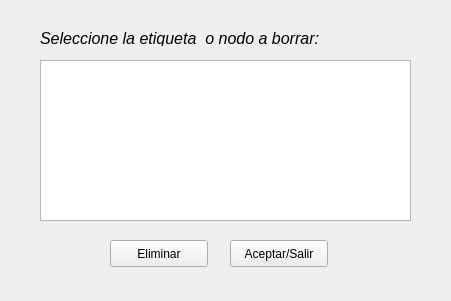
<?xml version="1.0" encoding="UTF-8"?>
<ui version="4.0">
 <class>Form</class>
 <widget class="QWidget" name="Form">
  <property name="geometry">
   <rect>
    <x>0</x>
    <y>0</y>
    <width>451</width>
    <height>301</height>
   </rect>
  </property>
  <property name="windowTitle">
   <string>ELIMINAR NODOS  / ETIQUETAS </string>
  </property>
  <widget class="QPushButton" name="btneliminar">
   <property name="geometry">
    <rect>
     <x>110</x>
     <y>240</y>
     <width>98</width>
     <height>27</height>
    </rect>
   </property>
   <property name="text">
    <string>Eliminar</string>
   </property>
  </widget>
  <widget class="QPushButton" name="btncancelar">
   <property name="geometry">
    <rect>
     <x>230</x>
     <y>240</y>
     <width>98</width>
     <height>27</height>
    </rect>
   </property>
   <property name="text">
    <string>Aceptar/Salir</string>
   </property>
  </widget>
  <widget class="QTreeView" name="treeView">
   <property name="geometry">
    <rect>
     <x>40</x>
     <y>60</y>
     <width>371</width>
     <height>161</height>
    </rect>
   </property>
  </widget>
  <widget class="QLabel" name="label">
   <property name="geometry">
    <rect>
     <x>40</x>
     <y>30</y>
     <width>351</width>
     <height>16</height>
    </rect>
   </property>
   <property name="font">
    <font>
     <pointsize>12</pointsize>
     <weight>50</weight>
     <italic>true</italic>
     <bold>false</bold>
     <underline>false</underline>
     <strikeout>false</strikeout>
    </font>
   </property>
   <property name="text">
    <string>Seleccione la etiqueta  o nodo a borrar:</string>
   </property>
  </widget>
 </widget>
 <resources/>
 <connections>
  <connection>
   <sender>btneliminar</sender>
   <signal>clicked()</signal>
   <receiver>Form</receiver>
   <slot>Eliminar()</slot>
   <hints>
    <hint type="sourcelabel">
     <x>177</x>
     <y>273</y>
    </hint>
    <hint type="destinationlabel">
     <x>258</x>
     <y>284</y>
    </hint>
   </hints>
  </connection>
  <connection>
   <sender>btncancelar</sender>
   <signal>clicked()</signal>
   <receiver>Form</receiver>
   <slot>Cerrar()</slot>
   <hints>
    <hint type="sourcelabel">
     <x>357</x>
     <y>262</y>
    </hint>
    <hint type="destinationlabel">
     <x>462</x>
     <y>263</y>
    </hint>
   </hints>
  </connection>
 </connections>
 <slots>
  <slot>Eliminar()</slot>
  <slot>Cerrar()</slot>
  <slot>Actualizar()</slot>
 </slots>
</ui>
